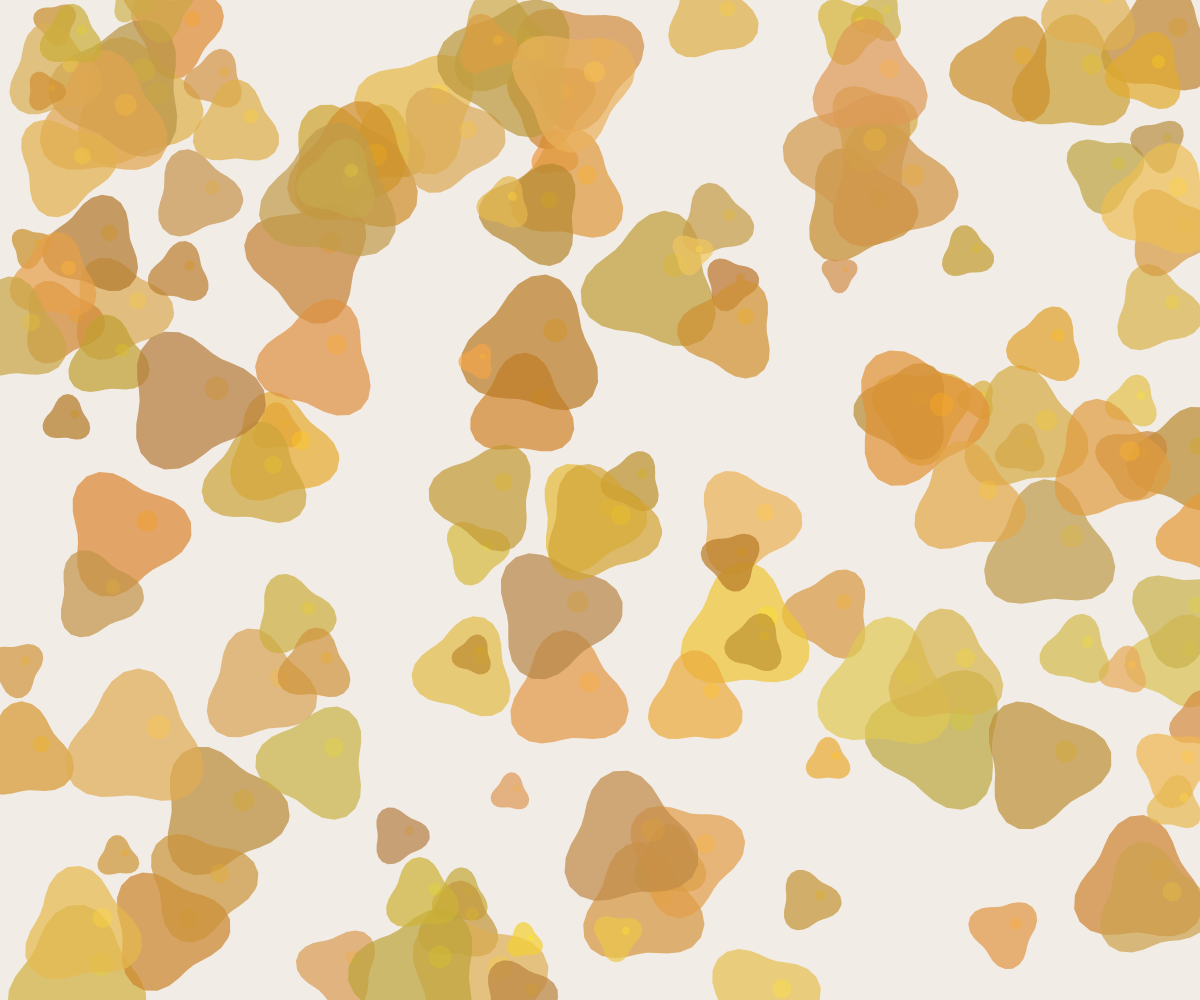
Frame 1 (no input)
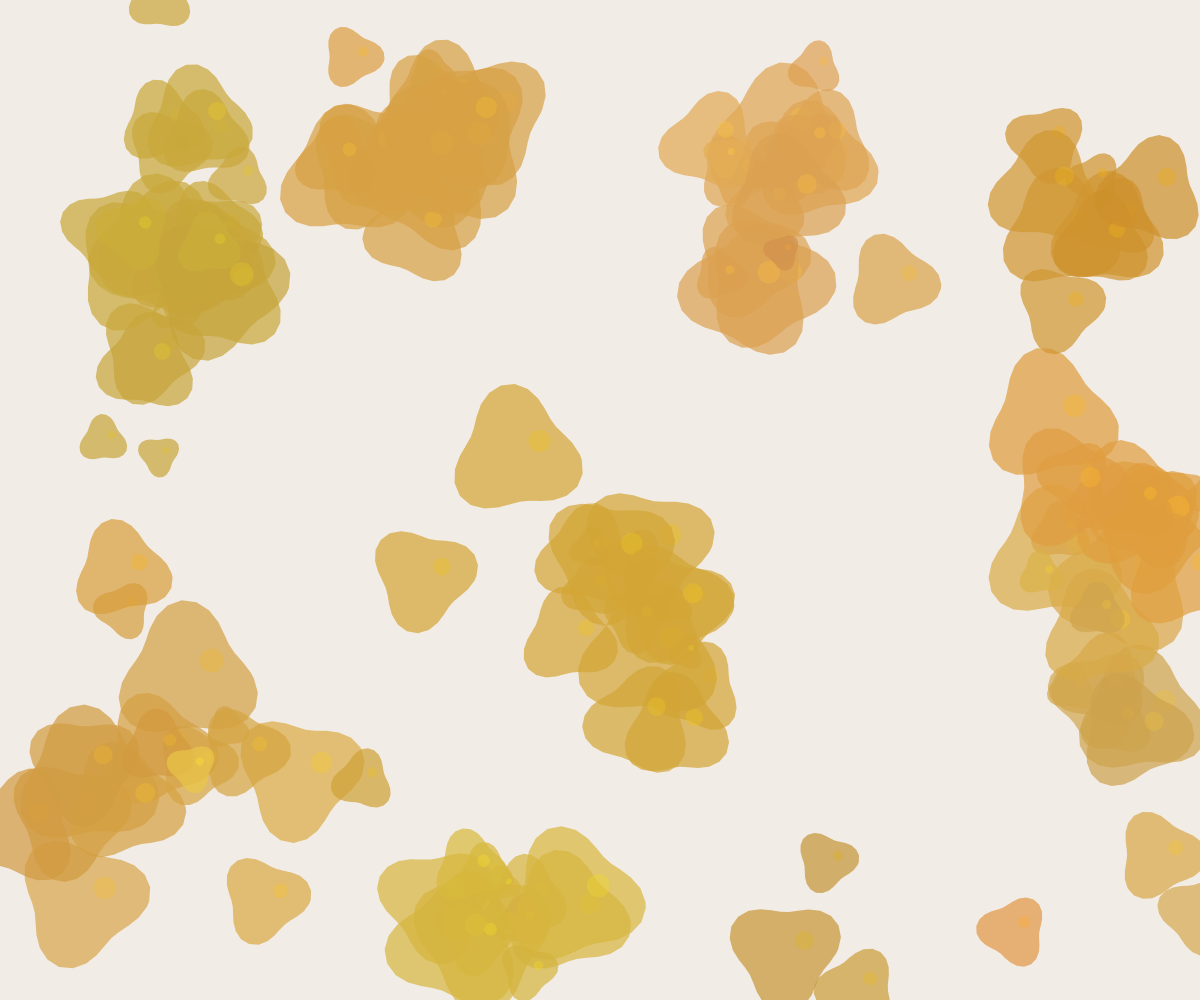
Frame 60 (no input)
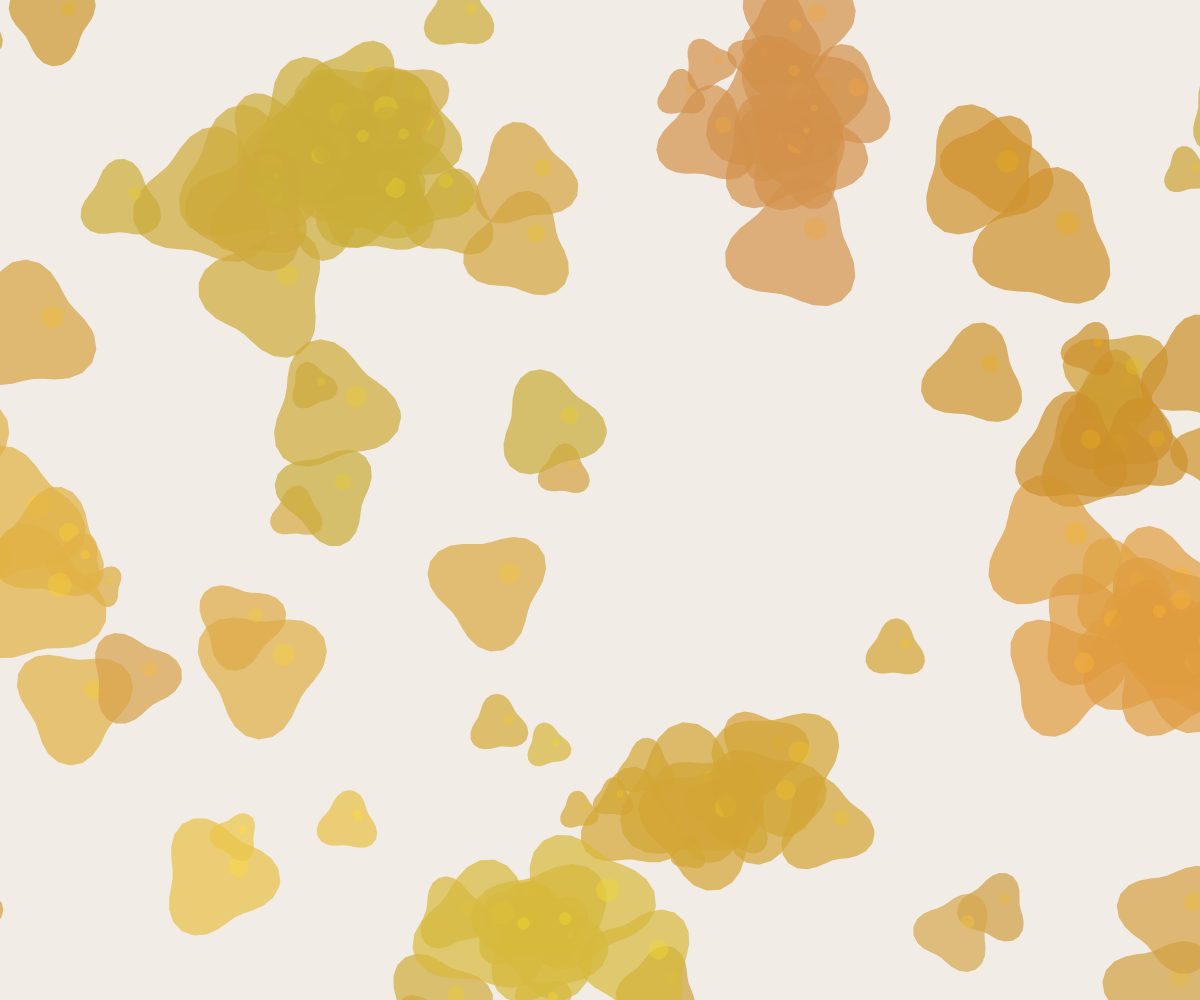
Frame 120 (the mouse pressed at the canvas centre since frame 60)

The p5.js sketch that drew these frames (run headless with seeded random() and noise() and a simulated clock; from frame 60 on, the mouse is pressed at the canvas centre):

// p5.js sketch
// ── sketch.js
let clusters = [];
const MAX_CLUSTERS = 150;
const PARTICLES_PER_CLUSTER = 8;
const DRIFT_SPEED = 0.2;
const COALESCE_RADIUS = 120;

function setup() {
  createCanvas(windowWidth, windowHeight);
  colorMode(HSB, 360, 100, 100, 1);
  
  // Initialize clusters
  for (let i = 0; i < MAX_CLUSTERS; i++) {
    clusters.push({
      x: random(width),
      y: random(height),
      size: random(20, 80),
      hue: random(30, 50),
      sat: random(60, 80),
      bri: random(70, 95),
      driftX: random(-DRIFT_SPEED, DRIFT_SPEED),
      driftY: random(-DRIFT_SPEED, DRIFT_SPEED),
      wobble: random(TWO_PI),
      particles: []
    });
  }
  
  // Initialize particles for each cluster
  for (let i = 0; i < clusters.length; i++) {
    const cluster = clusters[i];
    for (let j = 0; j < PARTICLES_PER_CLUSTER; j++) {
      cluster.particles.push({
        angle: random(TWO_PI),
        distance: random(0, cluster.size * 0.4),
        speed: random(0.01, 0.05)
      });
    }
  }
}

function draw() {
  background(30, 5, 95);
  
  // Update and display clusters
  for (let i = 0; i < clusters.length; i++) {
    const cluster = clusters[i];
    
    // Update drift
    cluster.x += cluster.driftX;
    cluster.y += cluster.driftY;
    
    // Wobble for organic movement
    cluster.wobble += 0.01;
    const wobbleOffset = sin(cluster.wobble) * 0.5;
    
    // Wrap around screen
    if (cluster.x < -cluster.size) cluster.x = width + cluster.size;
    if (cluster.x > width + cluster.size) cluster.x = -cluster.size;
    if (cluster.y < -cluster.size) cluster.y = height + cluster.size;
    if (cluster.y > height + cluster.size) cluster.y = -cluster.size;
    
    // Draw the cluster
    push();
    translate(cluster.x, cluster.y);
    
    // Apply wobble to rotation
    rotate(wobbleOffset * 0.3);
    
    fill(cluster.hue, cluster.sat, cluster.bri, 0.7);
    noStroke();
    
    beginShape();
    for (let a = 0; a < TWO_PI; a += 0.2) {
      const r = cluster.size * (0.8 + sin(a * 3 + cluster.wobble) * 0.15);
      const x = cos(a) * r;
      const y = sin(a) * r;
      vertex(x, y);
    }
    endShape(CLOSE);
    
    // Add subtle highlight
    fill(cluster.hue + 5, cluster.sat + 10, cluster.bri + 10, 0.4);
    ellipse(cluster.size * 0.3, -cluster.size * 0.2, cluster.size * 0.3);
    pop();
    
    // Update particles in cluster
    for (let j = 0; j < cluster.particles.length; j++) {
      const p = cluster.particles[j];
      p.angle += p.speed;
      p.distance = sin(p.angle) * cluster.size * 0.4;
    }
  }
  
  // Coalesce nearby clusters
  for (let i = 0; i < clusters.length; i++) {
    for (let j = i + 1; j < clusters.length; j++) {
      const c1 = clusters[i];
      const c2 = clusters[j];
      
      const dx = c1.x - c2.x;
      const dy = c1.y - c2.y;
      const distance = sqrt(dx * dx + dy * dy);
      
      if (distance < COALESCE_RADIUS) {
        // Blend properties of nearby clusters
        const blendFactor = map(distance, 0, COALESCE_RADIUS, 1, 0.1);
        
        c1.hue = lerp(c1.hue, c2.hue, blendFactor * 0.1);
        c1.sat = lerp(c1.sat, c2.sat, blendFactor * 0.1);
        c1.bri = lerp(c1.bri, c2.bri, blendFactor * 0.1);
        
        // Move towards each other
        const dx2 = (c2.x - c1.x) * 0.005;
        const dy2 = (c2.y - c1.y) * 0.005;
        c1.driftX += dx2;
        c1.driftY += dy2;
        c2.driftX -= dx2;
        c2.driftY -= dy2;
      }
    }
  }
}

function windowResized() {
  resizeCanvas(windowWidth, windowHeight);
}
